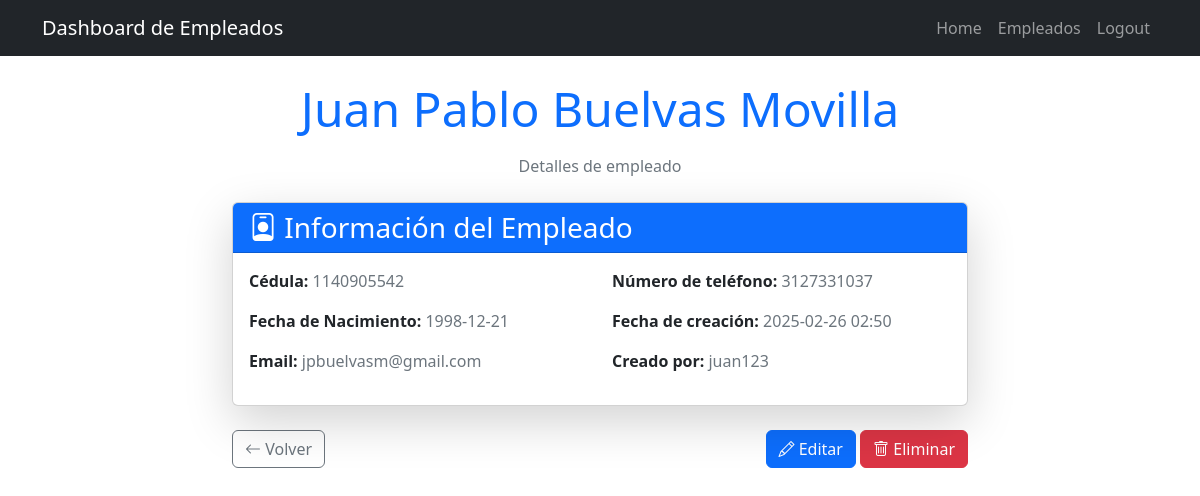
/employees/5/ (signed in), run on the app's committed database.
### employees/models.py (models this page shows, shortened)
class Employess(models.Model):
    name = models.CharField(max_length=200)
    DNI = models.CharField(max_length=20)   # en vez de IntegerField
    created = models.DateTimeField(auto_now_add=True)
    birthdate = models.DateField(null=True, blank=True)  # Cambiado a DateField
    email = models.EmailField(max_length=100)  # Cambiado a EmailField
    phone = models.CharField(max_length=20) # en vez de IntegerField
    user = models.ForeignKey(User, on_delete=models.CASCADE)

### employees/views.py (the view)
# urls.py: path('employees/<int:pk>/', EmployeeDetailView.as_view(), name='employee_detail'),
class EmployeeDetailView(LoginRequiredMixin, DetailView):
    model = Employess
    template_name = 'employee_detail.html'
    context_object_name = 'employee'

### employees/templates/employee_detail.html (shortened to what this page needs)
{% extends 'base.html' %} {% block content %}
<div class="container mt-4">
  <div class="row justify-content-center">
    <div class="col-md-8">
      <div class="text-center mb-4">
        <h1 class="display-5 mb-3 text-primary">{{ employee.name }}</h1>
        <p class="text-muted">Detalles de empleado</p>
      </div>
      <div class="card shadow-lg">
        <div class="card-header bg-primary text-white">
          <h3 class="card-title mb-0">
            <i class="bi bi-person-badge"></i> Información del Empleado
          </h3>
        </div>
        <div class="card-body">
          <div class="row">
            <div class="col-md-6">
              <p class="mb-3">
                <strong>Cédula:</strong>
                <span class="text-muted">{{ employee.DNI }}</span>
              </p>
              <p class="mb-3">
                <strong>Fecha de Nacimiento:</strong>
                <span class="text-muted"
                  >{{ employee.birthdate|date:"Y-m-d" }}</span
                >
              </p>
              <p class="mb-3">
                <strong>Email:</strong>
                <span class="text-muted">{{ employee.email }}</span>
              </p>
            </div>
            <div class="col-md-6">
              <p class="mb-3">
                <strong>Número de teléfono:</strong>
                <span class="text-muted">{{ employee.phone }}</span>
              </p>
              <p class="mb-3">
                <strong>Fecha de creación:</strong>
                <span class="text-muted"
                  >{{ employee.created|date:"Y-m-d H:i" }}</span
                >
              </p>
              <p class="mb-3">
                <strong>Creado por:</strong>
                <span class="text-muted">{{ employee.user.username }}</span>
              </p>
            </div>
          </div>
        </div>
      </div>
      <div class="d-flex justify-content-between mt-4">
        <a href="{% url 'employees' %}" class="btn btn-outline-secondary">
          <i class="bi bi-arrow-left"></i> Volver
        </a>
        <div>
          <a
            href="{% url 'update_employee' employee.id %}"
            class="btn btn-primary"
          >
            <i class="bi bi-pencil"></i> Editar
          </a>
          <a
            href="{% url 'delete_employee' employee.id %}"
            class="btn btn-danger"
          >
            <i class="bi bi-trash"></i> Eliminar
          </a>
        </div>
      </div>
    </div>
  </div>
  {% endblock %}

### data on the page
Employess: name "Juan Pablo Buelvas Movilla", DNI "1140905542", birthdate "1998-12-21", email "jpbuelvasm@gmail.com", phone "3127331037", created "2025-02-26 02:50", user.username "juan123"
